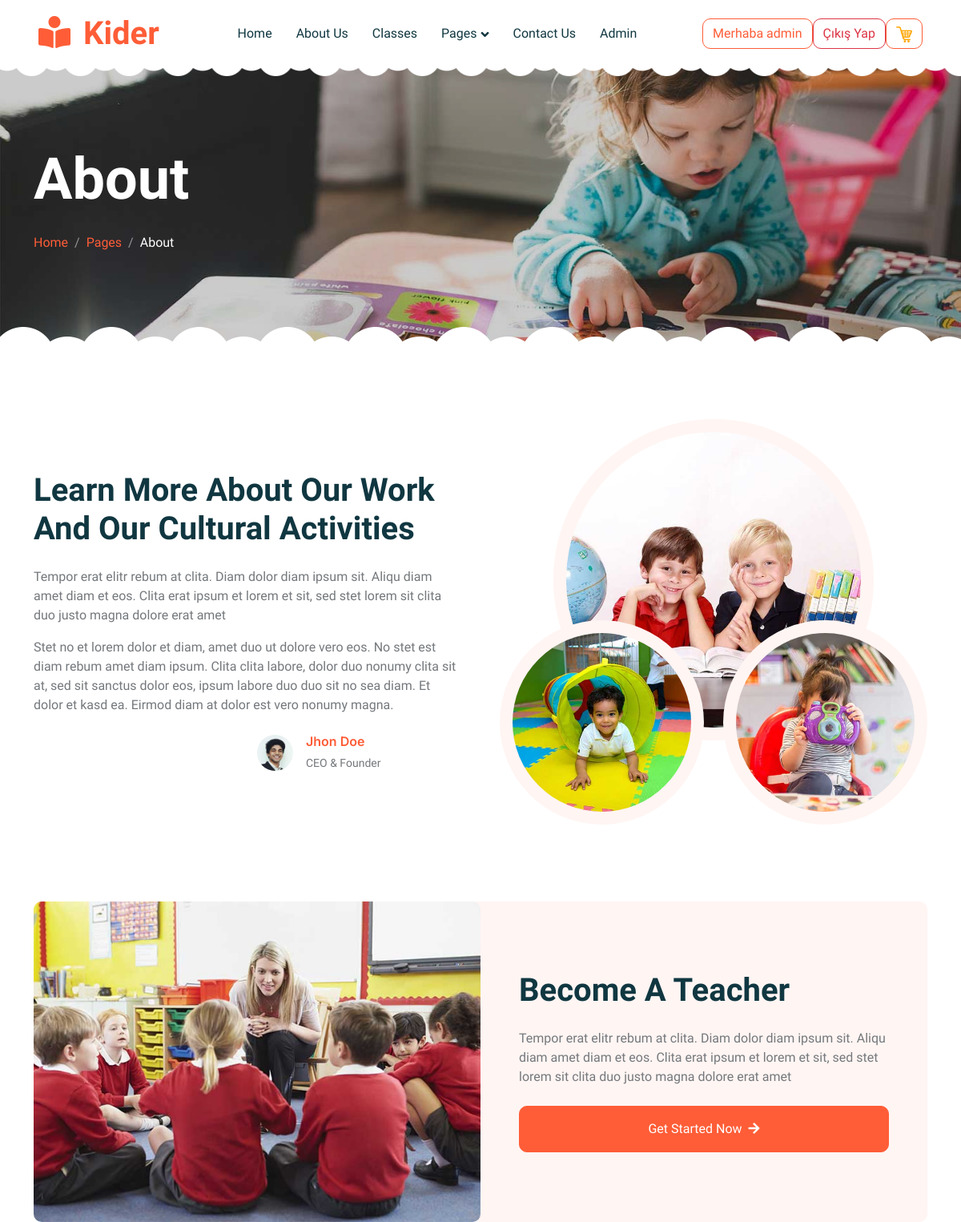
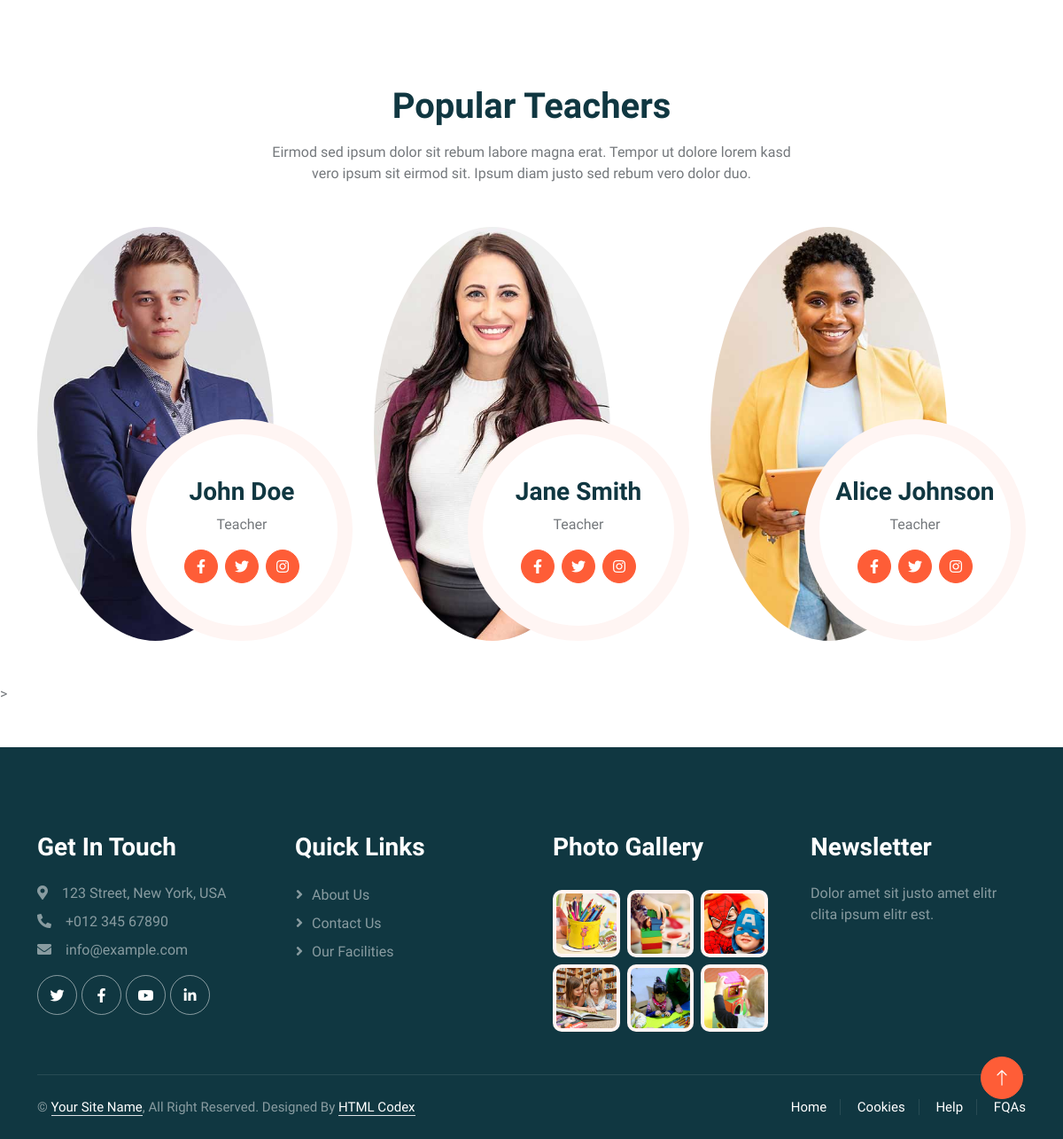
The app's page /about (signed in) with its own data (2 pictures, top to bottom).
### mvc/models.py (models this page shows)
class User(db.Model, UserMixin):
    id = db.Column(db.Integer, primary_key=True)
    username = db.Column(db.String(20), unique=True, nullable=False)
    password = db.Column(db.String(60), nullable=False)
    Email = db.Column(db.String(120), unique=True, nullable=False)
    date_created = db.Column(db.DateTime, default=datetime.utcnow)
    is_admin = db.Column(db.Boolean, nullable=False, default=False)
    cart = db.relationship('Cart', backref='user', lazy=True)
    orders = db.relationship('Order', backref='user', lazy=True)

class Teacher(db.Model):
    id = db.Column(db.Integer, primary_key=True)
    name = db.Column(db.String(100))
    image = db.Column(db.String(100))
    profession = db.Column(db.String(100))

### mvc/views.py (the view)
@app_bp.route('/about')
def about():
    teachers = Teacher.query.all()
    products = Product.query.all()
    testimonials = Testimonial.query.all()
    return render_template('about.html', page_name="about", teachers=teachers, products=products, testimonials=testimonials)

### templates/about.html (shortened to what this page needs)
{%extends 'base.html'%}
{%block content%}
<div class="container-xxl py-5">
    <div class="container">
        <div class="row g-5 align-items-center">
            <div class="col-lg-6 wow fadeInUp" data-wow-delay="0.1s">
                <h1 class="mb-4">Learn More About Our Work And Our Cultural Activities</h1>
                <p>Tempor erat elitr rebum at clita. Diam dolor diam ipsum sit. Aliqu diam amet diam et eos. Clita erat ipsum et lorem et sit, sed stet lorem sit clita duo justo magna dolore erat amet</p>
                <p class="mb-4">Stet no et lorem dolor et diam, amet duo ut dolore vero eos. No stet est diam rebum amet diam ipsum. Clita clita labore, dolor duo nonumy clita sit at, sed sit sanctus dolor eos, ipsum labore duo duo sit no sea diam. Et dolor et kasd ea. Eirmod diam at dolor est vero nonumy magna.</p>
                <div class="row g-4 align-items-center">
                    <div class="col-sm-6">
                        <div class="d-flex align-items-center">
                            <img class="rounded-circle flex-shrink-0" src="{{ url_for('static', filename='img/user.jpg') }}" alt="" style="width: 45px; height: 45px;">
                                    <div class="ms-3">
                                <h6 class="text-primary mb-1">Jhon Doe</h6>
                                <small>CEO & Founder</small>
                            </div>
                        </div>
                    </div>
                </div>
            </div>
            <div class="col-lg-6 about-img wow fadeInUp" data-wow-delay="0.5s">
                <div class="row">
                    <div class="col-12 text-center">
                        <img class="img-fluid w-75 rounded-circle bg-light p-3" src="{{ url_for('static', filename='img/about-1.jpg') }}" alt="">
                        </div>
                    <div class="col-6 text-start" style="margin-top: -150px;">
                        <img class="img-fluid w-100 rounded-circle bg-light p-3" src="{{ url_for('static', filename='img/about-2.jpg') }}" alt="">
                            </div>
                    <div class="col-6 text-end" style="margin-top: -150px;">
                        <img class="img-fluid w-100 rounded-circle bg-light p-3" src="{{ url_for('static', filename='img/about-3.jpg') }}" alt="">                    </div>
                </div>
            </div>
        </div>
    </div>
</div>
<div class="container-xxl py-5">
    <div class="container">
        <div class="bg-light rounded">
            <div class="row g-0">
                <div class="col-lg-6 wow fadeIn" data-wow-delay="0.1s" style="min-height: 400px;">
                    <div class="position-relative h-100">
                        <img class="position-absolute w-100 h-100 rounded" src="{{ url_for('static', filename='img/call-to-action.jpg') }}" style="object-fit: cover;">
                    </div>
                </div>
                <div class="col-lg-6 wow fadeIn" data-wow-delay="0.5s">
                    <div class="h-100 d-flex flex-column justify-content-center p-5">
                        <h1 class="mb-4">Become A Teacher</h1>
                        <p class="mb-4">Tempor erat elitr rebum at clita. Diam dolor diam ipsum sit. Aliqu diam amet diam et eos.
                            Clita erat ipsum et lorem et sit, sed stet lorem sit clita duo justo magna dolore erat amet
                        </p>
                        <a class="btn btn-primary py-3 px-5" href="{{ url_for('app.call_to_action') }}">Get Started Now<i class="fa fa-arrow-right ms-2"></i></a>
                        </div>
                </div>
            </div>
        </div>
    </div>
</div>
<div class="container-xxl py-5">
    <div class="container">
        <div class="text-center mx-auto mb-5 wow fadeInUp" data-wow-delay="0.1s" style="max-width: 600px;">
            <h1 class="mb-3">Popular Teachers</h1>
            <p>Eirmod sed ipsum dolor sit rebum labore magna erat. Tempor ut dolore lorem kasd vero ipsum sit
                eirmod sit. Ipsum diam justo sed rebum vero dolor duo.</p>
        </div>
        <div class="row g-4">
            {% for teacher in teachers %}
                <div class="col-lg-4 col-md-6 wow fadeInUp" data-wow-delay="0.1s">
                    <div class="team-item position-relative">
                        <img class="img-fluid rounded-circle w-75" src="{{ url_for('static', filename=teacher.image) }}" alt="">
                        <div class="team-text">
                            <h3>{{ teacher.name }}</h3>
                            <p>{{ teacher.profession }}</p>
                            <div class="d-flex align-items-center">
                                <a class="btn btn-square btn-primary mx-1" href=""><i class="fab fa-facebook-f"></i></a>
                                <a class="btn btn-square btn-primary  mx-1" href=""><i class="fab fa-twitter"></i></a>
                                <a class="btn btn-square btn-primary  mx-1" href=""><i class="fab fa-instagram"></i></a>
                            </div>
                        </div>
                    </div>
                </div>
            {% endfor %}
        </div>
    </div>
</div>>
{%endblock%}

### templates/base.html (shortened to what this page needs)
<!DOCTYPE html>
<html lang="en">
<head>
    <link href="https://cdnjs.cloudflare.com/ajax/libs/font-awesome/5.10.0/css/all.min.css" rel="stylesheet">
    <link href="https://cdn.jsdelivr.net/npm/bootstrap-icons@1.4.1/font/bootstrap-icons.css" rel="stylesheet">
    <link href="{{ url_for('static', filename='lib/animate/animate.min.css') }}" rel="stylesheet">
    <link href="{{ url_for('static', filename='lib/owlcarousel/assets/owl.carousel.min.css') }}" rel="stylesheet">
    <link href="{{ url_for('static', filename='css/bootstrap.min.css') }}" rel="stylesheet">
    <link href="{{ url_for('static', filename='css/style.css') }}" rel="stylesheet">
</head>
<body>
    <div class="container-xxl bg-white p-0">
        <nav class="navbar navbar-expand-lg bg-white navbar-light sticky-top px-4 px-lg-5 py-lg-0">
            <a href="/" class="navbar-brand">
                <h1 class="m-0 text-primary"><i class="fa fa-book-reader me-3"></i>Kider</h1>
            </a>
            <div class="collapse navbar-collapse" id="navbarCollapse">
                <div class="navbar-nav mx-auto">
                    <a href="{{url_for('app.index')}}" class="nav-item nav-link">Home</a>
                    <a href="{{url_for('app.about')}}" class="nav-item nav-link">About Us</a>
                    <a href="{{url_for('app.classes')}}" class="nav-item nav-link">Classes</a>
                    <div class="nav-item dropdown">
                        <a href="#" class="nav-link dropdown-toggle " data-bs-toggle="dropdown">Pages</a>
                    </div>
                    <a href="{{url_for('app.contact')}}" class="nav-item nav-link">Contact Us</a>
                    {% if current_user.is_authenticated and current_user.is_admin %}
                        <a href="{{url_for('app.admin_dashboard')}}" class="nav-item nav-link">Admin</a>
                    {% endif %}
</div>
{% if current_user.is_authenticated %}
<a href="{{ url_for('app.dashboard', username=current_user.username) }}" class="btn btn-outline-primary">
    Merhaba {{ current_user.username }}
</a>
<a href="{{ url_for('app.logout') }}" class="btn btn-outline-danger">
    Çıkış Yap
</a>
<a href="{{ url_for('app.view_cart') }}" class="btn btn-outline-primary">
    <img src="{{ url_for('static', filename='img/cart.png') }}" alt="Cart" style="width: 20px; height: 20px;">
</a>
{% endif %}
            </div>
        </nav>
{%block header%}
        <div class="container-xxl py-5 page-header position-relative mb-5">
            <div class="container py-5">
                <h1 class="display-2 text-white animated slideInDown mb-4">{{page_name|capitalize}}</h1>
                <nav aria-label="breadcrumb animated slideInDown">
                    <ol class="breadcrumb">
                        <li class="breadcrumb-item"><a href="#">Home</a></li>
                        <li class="breadcrumb-item"><a href="#">Pages</a></li>
                        <li class="breadcrumb-item text-white active" aria-current="page">{{page_name|capitalize}}</li>
                    </ol>
                </nav>
            </div>
        </div>
{%endblock%}
        {% block content %}
        {% endblock %}
        <div class="container-fluid bg-dark text-white-50 footer pt-5 mt-5 wow fadeIn" data-wow-delay="0.1s">
            <div class="container py-5">
                <div class="row g-5">
                    <div class="col-lg-3 col-md-6">
                        <h3 class="text-white mb-4">Get In Touch</h3>
                        <p class="mb-2"><i class="fa fa-map-marker-alt me-3"></i>123 Street, New York, USA</p>
                        <p class="mb-2"><i class="fa fa-phone-alt me-3"></i>+012 345 67890</p>
                        <p class="mb-2"><i class="fa fa-envelope me-3"></i>info@example.com</p>
                        <div class="d-flex pt-2">
                            <a class="btn btn-outline-light btn-social" href=""><i class="fab fa-twitter"></i></a>
                            <a class="btn btn-outline-light btn-social" href=""><i class="fab fa-facebook-f"></i></a>
                            <a class="btn btn-outline-light btn-social" href=""><i class="fab fa-youtube"></i></a>
                            <a class="btn btn-outline-light btn-social" href=""><i class="fab fa-linkedin-in"></i></a>
                        </div>
                    </div>
                    <div class="col-lg-3 col-md-6">
                        <h3 class="text-white mb-4">Quick Links</h3>
                        <a class="btn btn-link text-white-50" href="{{url_for('app.about')}}">About Us</a>
                        <a class="btn btn-link text-white-50" href="{{url_for('app.contact')}}">Contact Us</a>
                        <a class="btn btn-link text-white-50" href="{{url_for('app.facility')}}">Our Facilities</a>
                    </div>
                    <div class="col-lg-3 col-md-6">
                        <h3 class="text-white mb-4">Photo Gallery</h3>
                        <div class="row g-2 pt-2">
                            <div class="col-4">
                                <img class="img-fluid rounded bg-light p-1" src="{{ url_for('static', filename='img/classes-1.jpg') }}" alt="Description of classes-1.jpg">
                            </div>
                            <div class="col-4">
                                <img class="img-fluid rounded bg-light p-1" src="{{ url_for('static', filename='img/classes-2.jpg') }}" alt="Description of classes-2.jpg">
                            </div>
                            <div class="col-4">
                                <img class="img-fluid rounded bg-light p-1" src="{{ url_for('static', filename='img/classes-3.jpg') }}" alt="Description of classes-3.jpg">
                            </div>
                            <div class="col-4">
                                <img class="img-fluid rounded bg-light p-1" src="{{ url_for('static', filename='img/classes-4.jpg') }}" alt="Description of classes-4.jpg">
                            </div>
                            <div class="col-4">
                                <img class="img-fluid rounded bg-light p-1" src="{{ url_for('static', filename='img/classes-5.jpg') }}" alt="Description of classes-5.jpg">
                            </div>
                            <div class="col-4">
                                <img class="img-fluid rounded bg-light p-1" src="{{ url_for('static', filename='img/classes-6.jpg') }}" alt="Description of classes-6.jpg">
                            </div>
                        </div>
                    </div>
                    <div class="col-lg-3 col-md-6">
                        <h3 class="text-white mb-4">Newsletter</h3>
                        <p>Dolor amet sit justo amet elitr clita ipsum elitr est.</p>
                    </div>
                </div>
            </div>
            <div class="container">
                <div class="copyright">
                    <div class="row">
                        <div class="col-md-6 text-center text-md-start mb-3 mb-md-0">
                            &copy; <a class="border-bottom" href="#">Your Site Name</a>, All Right Reserved.
							Designed By <a class="border-bottom" href="https://htmlcodex.com">HTML Codex</a>
                        </div>
                        <div class="col-md-6 text-center text-md-end">
                            <div class="footer-menu">
                                <a href="/">Home</a>
                                <a href="">Cookies</a>
                                <a href="{{url_for('app.contact')}}">Help</a>
                                <a href="">FQAs</a>
                            </div>
                        </div>
                    </div>
                </div>
            </div>
        </div>
        <a href="#" class="btn btn-lg btn-primary btn-lg-square back-to-top"><i class="bi bi-arrow-up"></i></a>
    </div>
</body>
</html>

### records on screen
User: username "admin"
Teacher: image (picture), name "John Doe", profession "Teacher"
Teacher: image (picture), name "Jane Smith", profession "Teacher"
Teacher: image (picture), name "Alice Johnson", profession "Teacher"

### other values on screen
{{ page_name|capitalize }} "About"
